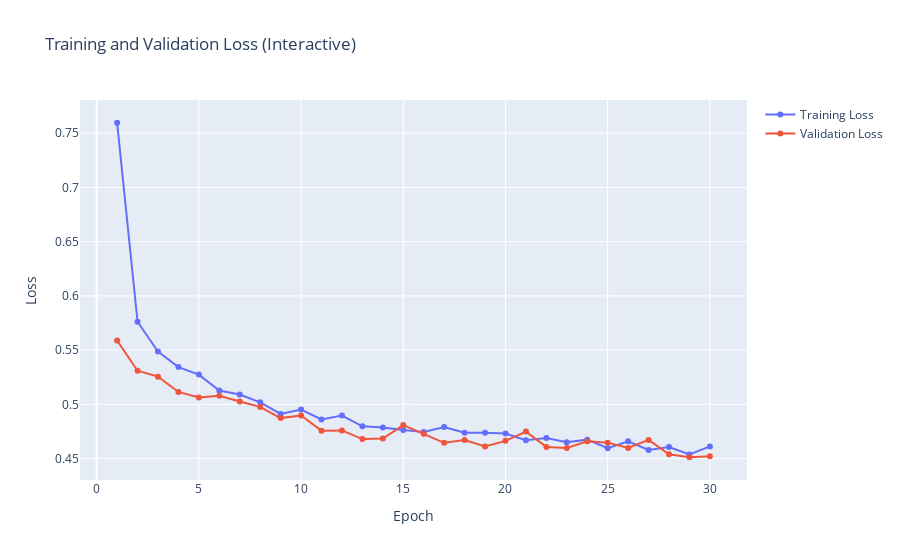

Write notebook code for a chart like this one.
### Code cell
import matplotlib.pyplot as plt

# Plot training and validation losses
plt.figure(figsize=(10, 6))
plt.plot(range(1, num_epochs + 1), new_train_losses, label='Training Loss')
plt.plot(range(1, num_epochs + 1), new_val_losses, label='Validation Loss')
plt.xlabel('Epoch')
plt.ylabel('Loss')
plt.title('Training and Validation Loss')
plt.legend()
plt.grid()
plt.show()

# Interactive plot using Plotly
import plotly.graph_objects as go

fig = go.Figure()

fig.add_trace(go.Scatter(
    x=list(range(1, num_epochs + 1)),
    y=new_train_losses,
    name='Training Loss',
    mode='lines+markers'
))

fig.add_trace(go.Scatter(
    x=list(range(1, num_epochs + 1)),
    y=new_val_losses,
    name='Validation Loss',
    mode='lines+markers'
))

fig.update_layout(
    title='Training and Validation Loss (Interactive)',
    xaxis_title='Epoch',
    yaxis_title='Loss',
    showlegend=True,
    hovermode='x unified'
)

fig.show()

### Figure 1 — Plotly figure (JSON) as saved in the notebook; plotly's stock layout.template omitted (floating-point values rounded to 4 significant figures)
{"data": [{"mode": "lines+markers", "name": "Training Loss", "type": "scatter", "x": [1, 2, 3, 4, 5, 6, 7, 8, 9, 10, 11, 12, 13, 14, 15, 16, 17, 18, 19, 20, 21, 22, 23, 24, 25, 26, 27, 28, 29, 30], "y": [0.7597, 0.5762, 0.5487, 0.5343, 0.5274, 0.5127, 0.509, 0.5018, 0.4911, 0.4953, 0.4861, 0.4897, 0.4797, 0.4786, 0.4763, 0.4744, 0.479, 0.4738, 0.4738, 0.4731, 0.467, 0.4688, 0.4649, 0.4675, 0.4596, 0.4659, 0.4579, 0.4606, 0.4538, 0.4612]}, {"mode": "lines+markers", "name": "Validation Loss", "type": "scatter", "x": [1, 2, 3, 4, 5, 6, 7, 8, 9, 10, 11, 12, 13, 14, 15, 16, 17, 18, 19, 20, 21, 22, 23, 24, 25, 26, 27, 28, 29, 30], "y": [0.5589, 0.531, 0.5256, 0.5114, 0.5064, 0.5079, 0.5026, 0.4976, 0.4873, 0.4897, 0.4757, 0.476, 0.4679, 0.4684, 0.4808, 0.4729, 0.4645, 0.4671, 0.4611, 0.4663, 0.4749, 0.4607, 0.4598, 0.466, 0.4647, 0.4598, 0.4672, 0.4539, 0.4512, 0.4522]}], "layout": {"hovermode": "x unified", "showlegend": true, "title": {"text": "Training and Validation Loss (Interactive)"}, "xaxis": {"title": {"text": "Epoch"}}, "yaxis": {"title": {"text": "Loss"}}}}
